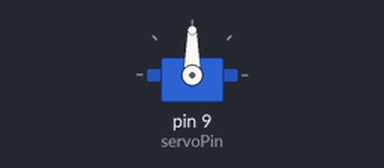
Bench run of a sketch on a simulated Arduino Uno, built with avr-gcc and run on an emulated ATmega328P. Parts: servo.

Above: at 0.05 s.
At 3.55 s:
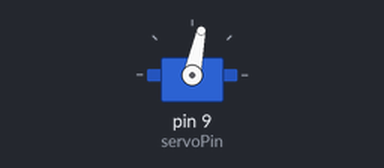
At 8.1 s:
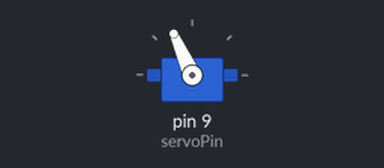
At 11.2 s:
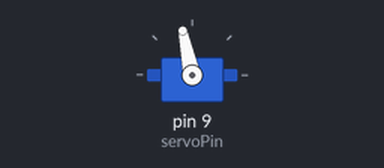
Timing chart, 0 to 16.5 s (numbered marks = the images above):
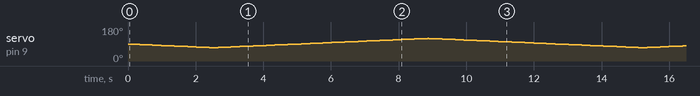

The sketch:

servocontrolsketch_jul31a.ino
```cpp
#include <VarSpeedServo.h>

  // Library added to allow control of servo speed

#include <VarSpeedServo.h>

  // I'm guessing myservo is a function in that library?

VarSpeedServo myservo;

  // Apparently I need to learn some C
  // Looks like we're telling something that the servo is on pin 9
  // And it's an integer?
  // Yes, I'm guessing, not educated.

const int servoPin = 9;

  // And I'm not clear why the stuff above goes before setup
  // Notes to remind myself what I need to learn :)
  // So it looks like in the setup, we pass the info to the myservo
  // function that the servo is connected to pin 9

void setup() {
  myservo.attach(servoPin);

}

  // And here is the part that repeats. I know a thing!
  // Oooh, there's no switch, we basically just have to unplug it.
  // And then there's the problem of resetting it. Yay a challenge!

void loop() {
  // The first number is the top of the arc, sending it down
  // Expressed in actual degrees?
  // The second number controls the speed
  myservo.write(70,5,true);

  // And then this is sending it back up
  // Again, the second number controls the speed
  // Wait, or was that the pause?
  // That's why comments are important in code.
  // Thanks so much to Robert Frisbee
  // For all his help on this project
  myservo.write(120,5,true);
}
```
